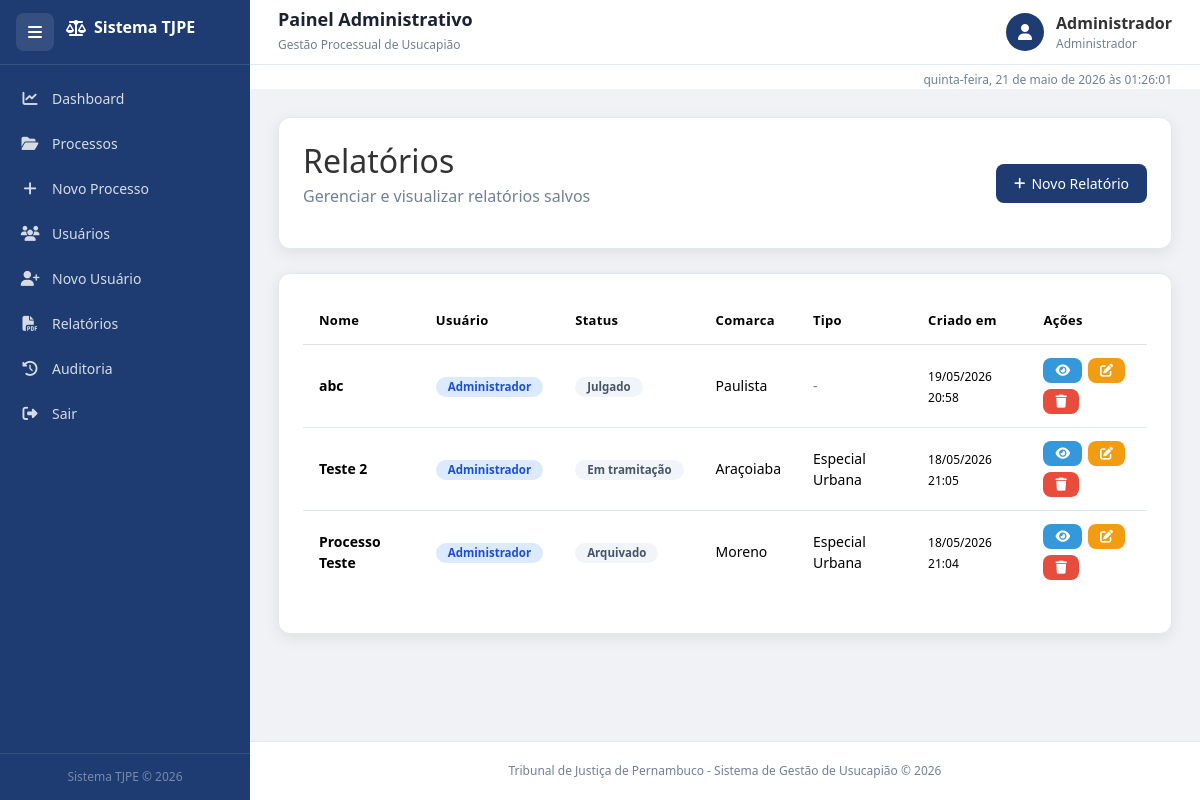
Page /relatorios (signed in) on the committed database.
### tables this page shows
CREATE TABLE relatorios (
        id INTEGER PRIMARY KEY AUTOINCREMENT,
        usuario_id INTEGER NOT NULL,
        nome TEXT NOT NULL,
        descricao TEXT,
        status TEXT,
        comarca TEXT,
        tipo_usucapiao TEXT,
        data_criacao TEXT,
        data_atualizacao TEXT,
        FOREIGN KEY(usuario_id) REFERENCES usuarios(id)
    );

CREATE TABLE usuarios (
        id INTEGER PRIMARY KEY AUTOINCREMENT,
        nome TEXT NOT NULL,
        email TEXT UNIQUE NOT NULL,
        senha TEXT NOT NULL,
        perfil TEXT NOT NULL
    );

### projeto_tj.py (the view)
@app.route("/relatorios")
@login_required
def relatorios():
    conn = get_db_connection()
    usuario_id = session["usuario_id"]
    perfil = session["perfil"]
    if perfil == "Administrador":
        relatorios_list = conn.execute(
            "SELECT r.*, u.nome as usuario_nome FROM relatorios r JOIN usuarios u ON r.usuario_id = u.id ORDER BY r.data_atualizacao DESC"
        ).fetchall()
    else:
        relatorios_list = conn.execute(
            "SELECT r.*, u.nome as usuario_nome FROM relatorios r JOIN usuarios u ON r.usuario_id = u.id WHERE r.usuario_id = ? ORDER BY r.data_atualizacao DESC",
            (usuario_id,)
        ).fetchall()
    conn.close()
    return render_template(
        "relatorios_lista.html",
        relatorios=relatorios_list
    )

### projeto_tj.py (called while the page is built, shortened)
def get_db_connection():
    conn = sqlite3.connect(DATABASE)
    conn.row_factory = sqlite3.Row
    return conn

def login_required(f):
    @wraps(f)
    def decorated_function(*args, **kwargs):
        return f(*args, **kwargs)
    return decorated_function

### templates/relatorios_lista.html (shortened to what this page needs)
{% extends 'base.html' %}
{% block content %}
<div class="fade-in">
    <div class="card-box mb-4">
        <div class="d-flex justify-content-between align-items-center flex-wrap">
            <div>
                <h2 class="mb-1">Relatórios</h2>
                <p class="text-muted">Gerenciar e visualizar relatórios salvos</p>
            </div>
            <div>
                <a href="/relatorio/novo" class="btn btn-primary">
                    <i class="fas fa-plus"></i> Novo Relatório
                </a>
            </div>
        </div>
    </div>
    <div class="card-box">
        <div class="table-responsive">
            <table class="table table-hover align-middle">
                <thead>
                    <tr>
                        <th>Nome</th>
                        <th>Usuário</th>
                        <th>Status</th>
                        <th>Comarca</th>
                        <th>Tipo</th>
                        <th>Criado em</th>
                        <th>Ações</th>
                    </tr>
                </thead>
                <tbody>
                    {% if relatorios %}
                        {% for r in relatorios %}
                        <tr>
                            <td>
                                <strong>{{ r['nome'] }}</strong>
                            </td>
                            <td>
                                <span class="badge badge-info">{{ r['usuario_nome'] }}</span>
                            </td>
                            <td>
                                {% if r['status'] %}
                                    <span class="badge badge-secondary">{{ r['status'] }}</span>
                                {% else %}
                                    <span class="text-muted">-</span>
                                {% endif %}
                            </td>
                            <td>
                                {% if r['comarca'] %}
                                    {{ r['comarca'] }}
                                {% else %}
                                    <span class="text-muted">-</span>
                                {% endif %}
                            </td>
                            <td>
                                {% if r['tipo_usucapiao'] %}
                                    {{ r['tipo_usucapiao'] }}
                                {% else %}
                                    <span class="text-muted">-</span>
                                {% endif %}
                            </td>
                            <td>
                                <small>{{ r['data_criacao'] }}</small>
                            </td>
                            <td>
                                <div class="action-buttons">
                                    <a href="/relatorio/visualizar/{{ r['id'] }}" class="btn btn-sm btn-info" title="Visualizar">
                                        <i class="fas fa-eye"></i>
                                    </a>
                                    {% if session.perfil == 'Administrador' or session.usuario_id == r['usuario_id'] %}
                                        <a href="/relatorio/editar/{{ r['id'] }}" class="btn btn-sm btn-warning" title="Editar">
                                            <i class="fas fa-edit"></i>
                                        </a>
                                        <a href="/relatorio/excluir/{{ r['id'] }}" class="btn btn-sm btn-danger"
                                           onclick="return confirm('Confirma exclusão?')" title="Excluir">
                                            <i class="fas fa-trash"></i>
                                        </a>
                                    {% endif %}
                                </div>
                            </td>
                        </tr>
                        {% endfor %}
                    {% endif %}
                </tbody>
            </table>
        </div>
    </div>
</div>
{% endblock %}

### static/css/style.css (style rules this page uses)
*, *::before, *::after { box-sizing: border-box; margin: 0; padding: 0; }
html, body { height: 100%; font-family: "Segoe UI", Tahoma, Geneva, Verdana, sans-serif; background: #f0f2f5; color: #333; overflow-x: hidden; scroll-behavior: smooth; }
:root { --sidebar-w: 250px; --sidebar-collapsed: 72px; --topbar-h: 65px; --azul: #1e3c72; --azul2: #2a5298; --azul3: #3a6abf; --branco: #ffffff; --cinza-bg: #f0f2f5; --borda: #e2e8f0; --texto: #1a2233; --texto2: #4a5568; --texto3: #718096; --verde: #2ecc71; --vermelho: #e74c3c; --laranja: #f39c12; --azul-info: #3498db; --radius: 12px; --shadow: 0 4px 16px rgba(0,0,0,0.08); --transition: 0.28s ease; }
.card-box { background: var(--branco); border-radius: var(--radius); box-shadow: var(--shadow); padding: 24px; margin-bottom: 20px; border: 1px solid var(--borda); }
.table { width: 100%; border-collapse: collapse; }
.table thead { background: var(--azul); color: #fff; }
.table thead th { padding: 13px 16px; font-size: 13px; font-weight: 600; letter-spacing: .3px; }
.table tbody td { padding: 13px 16px; border-bottom: 1px solid var(--borda); font-size: 14px; vertical-align: middle; }
.table tbody tr:last-child td { border-bottom: none; }
.badge { display: inline-block; padding: 4px 12px; border-radius: 20px; font-size: 11.5px; font-weight: 600; white-space: nowrap; }
.bg-info, .badge-info { background: #dbeafe !important; color: #1d4ed8 !important; }
.bg-secondary,.badge-secondary { background: #f1f5f9 !important; color: #475569 !important; }
.btn { display: inline-flex; align-items: center; gap: 6px; padding: 9px 18px; border-radius: 8px; font-size: 14px; font-weight: 500; border: none; cursor: pointer; text-decoration: none; transition: all 0.18s; white-space: nowrap; }
.btn-sm { padding: 6px 12px; font-size: 13px; }
.btn-primary { background: var(--azul); color: #fff; }
.btn-danger { background: var(--vermelho); color: #fff; }
.btn-warning { background: var(--laranja); color: #fff; }
.btn-info { background: var(--azul-info);color: #fff; }
.btn i { font-size: 13px; }
.fade-in { animation: fadeIn .4s ease; }
.d-flex { display: flex; }
.align-items-center { align-items: center; }
.justify-content-between { justify-content: space-between; }
.flex-wrap { flex-wrap: wrap; }
.mb-1 { margin-bottom: 4px; }
.mb-4 { margin-bottom: 16px; }
.text-muted { color: var(--texto3) !important; }
.table-responsive { overflow-x: auto; }
.table-hover tbody tr { cursor: default; }
.align-middle td { vertical-align: middle; }
strong { font-weight: 600; }
small { font-size: 12px; }
.action-buttons { display: flex; gap: 6px; flex-wrap: wrap; }

### rows in the picture
relatorios: nome "abc", usuario_nome "Administrador", status "Julgado", comarca "Paulista", data_criacao "19/05/2026 20:58"
relatorios: nome "Teste 2", usuario_nome "Administrador", status "Em tramitação", comarca "Araçoiaba", tipo_usucapiao "Especial Urbana", data_criacao "18/05/2026 21:05"
relatorios: nome "Processo Teste", usuario_nome "Administrador", status "Arquivado", comarca "Moreno", tipo_usucapiao "Especial Urbana", data_criacao "18/05/2026 21:04"

### other values in the picture
{{ session.get('usuario_nome', 'Usuário') }} "Administrador"
{{ session.get('perfil', 'Perfil') }} "Administrador"
